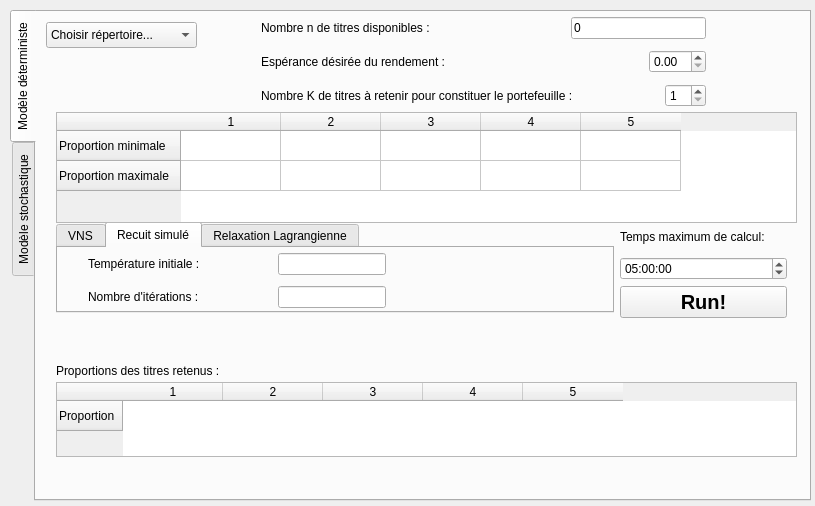
<ui version="4.0" >
 <class>Form</class>
 <widget class="QWidget" name="Form" >
  <property name="geometry" >
   <rect>
    <x>0</x>
    <y>0</y>
    <width>815</width>
    <height>506</height>
   </rect>
  </property>
  <property name="windowTitle" >
   <string>Form</string>
  </property>
  <widget class="QTabWidget" name="modelChoice" >
   <property name="geometry" >
    <rect>
     <x>10</x>
     <y>10</y>
     <width>801</width>
     <height>491</height>
    </rect>
   </property>
   <property name="tabPosition" >
    <enum>QTabWidget::West</enum>
   </property>
   <property name="currentIndex" >
    <number>0</number>
   </property>
   <widget class="QWidget" name="determinist" >
    <attribute name="title" >
     <string>Modèle déterministe</string>
    </attribute>
    <widget class="QComboBox" name="comboBox_filename" >
     <property name="geometry" >
      <rect>
       <x>10</x>
       <y>10</y>
       <width>151</width>
       <height>26</height>
      </rect>
     </property>
     <property name="editable" >
      <bool>false</bool>
     </property>
     <item>
      <property name="text" >
       <string>Choisir répertoire...</string>
      </property>
     </item>
    </widget>
    <widget class="QTabWidget" name="tabWidget_algo" >
     <property name="geometry" >
      <rect>
       <x>20</x>
       <y>210</y>
       <width>558</width>
       <height>91</height>
      </rect>
     </property>
     <property name="currentIndex" >
      <number>1</number>
     </property>
     <widget class="QWidget" name="tab" >
      <attribute name="title" >
       <string>VNS</string>
      </attribute>
      <widget class="QLineEdit" name="lineEdit_nbIterationsVNS" >
       <property name="geometry" >
        <rect>
         <x>180</x>
         <y>10</y>
         <width>110</width>
         <height>27</height>
        </rect>
       </property>
       <property name="inputMask" >
        <string>D999999999; </string>
       </property>
       <property name="text" >
        <string>3</string>
       </property>
      </widget>
      <widget class="QLabel" name="label_10" >
       <property name="geometry" >
        <rect>
         <x>10</x>
         <y>10</y>
         <width>132</width>
         <height>27</height>
        </rect>
       </property>
       <property name="text" >
        <string>Nombre d'itérations :</string>
       </property>
      </widget>
     </widget>
     <widget class="QWidget" name="tab_2" >
      <attribute name="title" >
       <string>Recuit simulé</string>
      </attribute>
      <widget class="QWidget" name="layoutWidget" >
       <property name="geometry" >
        <rect>
         <x>30</x>
         <y>0</y>
         <width>298</width>
         <height>66</height>
        </rect>
       </property>
       <layout class="QVBoxLayout" >
        <item>
         <layout class="QHBoxLayout" >
          <item>
           <widget class="QLabel" name="label_6" >
            <property name="text" >
             <string>Température initiale :</string>
            </property>
           </widget>
          </item>
          <item>
           <spacer>
            <property name="orientation" >
             <enum>Qt::Horizontal</enum>
            </property>
            <property name="sizeHint" >
             <size>
              <width>40</width>
              <height>20</height>
             </size>
            </property>
           </spacer>
          </item>
          <item>
           <widget class="QLineEdit" name="lineEdit_initialTemp" >
            <property name="inputMask" >
             <string>d999999999; </string>
            </property>
           </widget>
          </item>
         </layout>
        </item>
        <item>
         <layout class="QHBoxLayout" >
          <item>
           <widget class="QLabel" name="label_7" >
            <property name="text" >
             <string>Nombre d'itérations :</string>
            </property>
           </widget>
          </item>
          <item>
           <spacer>
            <property name="orientation" >
             <enum>Qt::Horizontal</enum>
            </property>
            <property name="sizeHint" >
             <size>
              <width>40</width>
              <height>20</height>
             </size>
            </property>
           </spacer>
          </item>
          <item>
           <widget class="QLineEdit" name="lineEdit_nbIterationsRecuit" >
            <property name="inputMask" >
             <string>d999999999; </string>
            </property>
           </widget>
          </item>
         </layout>
        </item>
       </layout>
      </widget>
     </widget>
     <widget class="QWidget" name="tab_3" >
      <attribute name="title" >
       <string>Relaxation Lagrangienne</string>
      </attribute>
      <widget class="QWidget" name="layoutWidget" >
       <property name="geometry" >
        <rect>
         <x>11</x>
         <y>10</y>
         <width>389</width>
         <height>29</height>
        </rect>
       </property>
       <layout class="QHBoxLayout" >
        <item>
         <widget class="QLabel" name="label_8" >
          <property name="text" >
           <string>Numéro de la (ou les) contrainte(s) à relacher:</string>
          </property>
         </widget>
        </item>
        <item>
         <spacer>
          <property name="orientation" >
           <enum>Qt::Horizontal</enum>
          </property>
          <property name="sizeHint" >
           <size>
            <width>40</width>
            <height>20</height>
           </size>
          </property>
         </spacer>
        </item>
        <item>
         <widget class="QLineEdit" name="lineEdit_constraintToRelax" />
        </item>
       </layout>
      </widget>
     </widget>
    </widget>
    <widget class="QWidget" name="layoutWidget" >
     <property name="geometry" >
      <rect>
       <x>225</x>
       <y>0</y>
       <width>445</width>
       <height>101</height>
      </rect>
     </property>
     <layout class="QVBoxLayout" >
      <item>
       <layout class="QHBoxLayout" >
        <item>
         <widget class="QLabel" name="label_4" >
          <property name="text" >
           <string>Nombre n de titres disponibles :</string>
          </property>
         </widget>
        </item>
        <item>
         <spacer>
          <property name="orientation" >
           <enum>Qt::Horizontal</enum>
          </property>
          <property name="sizeHint" >
           <size>
            <width>40</width>
            <height>20</height>
           </size>
          </property>
         </spacer>
        </item>
        <item>
         <widget class="QLineEdit" name="lineEdit_nbAvalableTitles" >
          <property name="text" >
           <string>0</string>
          </property>
          <property name="readOnly" >
           <bool>true</bool>
          </property>
         </widget>
        </item>
       </layout>
      </item>
      <item>
       <layout class="QHBoxLayout" >
        <item>
         <widget class="QLabel" name="label_2" >
          <property name="text" >
           <string>Espérance désirée du rendement :</string>
          </property>
         </widget>
        </item>
        <item>
         <spacer>
          <property name="orientation" >
           <enum>Qt::Horizontal</enum>
          </property>
          <property name="sizeHint" >
           <size>
            <width>40</width>
            <height>20</height>
           </size>
          </property>
         </spacer>
        </item>
        <item>
         <widget class="QDoubleSpinBox" name="doubleSpinBox_esperance" />
        </item>
       </layout>
      </item>
      <item>
       <layout class="QHBoxLayout" >
        <item>
         <widget class="QLabel" name="label_3" >
          <property name="text" >
           <string>Nombre K de titres à retenir pour constituer le portefeuille :</string>
          </property>
         </widget>
        </item>
        <item>
         <spacer>
          <property name="orientation" >
           <enum>Qt::Horizontal</enum>
          </property>
          <property name="sizeHint" >
           <size>
            <width>40</width>
            <height>20</height>
           </size>
          </property>
         </spacer>
        </item>
        <item>
         <widget class="QSpinBox" name="spinBox_K" >
          <property name="minimum" >
           <number>1</number>
          </property>
         </widget>
        </item>
       </layout>
      </item>
     </layout>
    </widget>
    <widget class="QLabel" name="label_9" >
     <property name="geometry" >
      <rect>
       <x>20</x>
       <y>350</y>
       <width>198</width>
       <height>18</height>
      </rect>
     </property>
     <property name="text" >
      <string>Proportions des titres retenus :</string>
     </property>
    </widget>
    <widget class="QTableWidget" name="tableWidget_proportionsMinMax" >
     <property name="geometry" >
      <rect>
       <x>20</x>
       <y>100</y>
       <width>741</width>
       <height>111</height>
      </rect>
     </property>
     <property name="autoFillBackground" >
      <bool>true</bool>
     </property>
     <property name="alternatingRowColors" >
      <bool>false</bool>
     </property>
     <row>
      <property name="text" >
       <string>Proportion minimale</string>
      </property>
     </row>
     <row>
      <property name="text" >
       <string>Proportion maximale</string>
      </property>
     </row>
     <column/>
     <column/>
     <column/>
     <column/>
     <column/>
    </widget>
    <widget class="QTableWidget" name="tableWidget_resultProportions" >
     <property name="geometry" >
      <rect>
       <x>20</x>
       <y>370</y>
       <width>741</width>
       <height>75</height>
      </rect>
     </property>
     <property name="showGrid" >
      <bool>false</bool>
     </property>
     <property name="gridStyle" >
      <enum>Qt::NoPen</enum>
     </property>
     <property name="wordWrap" >
      <bool>true</bool>
     </property>
     <property name="cornerButtonEnabled" >
      <bool>false</bool>
     </property>
     <row>
      <property name="text" >
       <string>Proportion</string>
      </property>
     </row>
     <column/>
     <column/>
     <column/>
     <column/>
     <column/>
    </widget>
    <widget class="QLabel" name="label_resultat" >
     <property name="geometry" >
      <rect>
       <x>164</x>
       <y>310</y>
       <width>431</width>
       <height>31</height>
      </rect>
     </property>
     <property name="palette" >
      <palette>
       <active>
        <colorrole role="Text" >
         <brush brushstyle="SolidPattern" >
          <color alpha="255" >
           <red>255</red>
           <green>0</green>
           <blue>0</blue>
          </color>
         </brush>
        </colorrole>
       </active>
       <inactive>
        <colorrole role="Text" >
         <brush brushstyle="SolidPattern" >
          <color alpha="255" >
           <red>255</red>
           <green>0</green>
           <blue>0</blue>
          </color>
         </brush>
        </colorrole>
       </inactive>
       <disabled>
        <colorrole role="Text" >
         <brush brushstyle="SolidPattern" >
          <color alpha="255" >
           <red>127</red>
           <green>125</green>
           <blue>123</blue>
          </color>
         </brush>
        </colorrole>
       </disabled>
      </palette>
     </property>
     <property name="font" >
      <font>
       <pointsize>15</pointsize>
       <weight>75</weight>
       <bold>true</bold>
      </font>
     </property>
     <property name="text" >
      <string> </string>
     </property>
    </widget>
    <widget class="QWidget" name="layoutWidget" >
     <property name="geometry" >
      <rect>
       <x>584</x>
       <y>210</y>
       <width>167</width>
       <height>96</height>
      </rect>
     </property>
     <layout class="QVBoxLayout" >
      <item>
       <widget class="QLabel" name="label" >
        <property name="text" >
         <string>Temps maximum de calcul:</string>
        </property>
       </widget>
      </item>
      <item>
       <widget class="QTimeEdit" name="timeEdit_maxComputation" >
        <property name="time" >
         <time>
          <hour>5</hour>
          <minute>0</minute>
          <second>0</second>
         </time>
        </property>
       </widget>
      </item>
      <item>
       <widget class="QPushButton" name="pushButton_run" >
        <property name="font" >
         <font>
          <pointsize>15</pointsize>
          <weight>75</weight>
          <bold>true</bold>
         </font>
        </property>
        <property name="text" >
         <string>Run!</string>
        </property>
       </widget>
      </item>
     </layout>
    </widget>
   </widget>
   <widget class="QWidget" name="stochastic" >
    <attribute name="title" >
     <string>Modèle stochastique</string>
    </attribute>
    <widget class="QTabWidget" name="tabWidget_2" >
     <property name="geometry" >
      <rect>
       <x>26</x>
       <y>220</y>
       <width>558</width>
       <height>91</height>
      </rect>
     </property>
     <property name="currentIndex" >
      <number>2</number>
     </property>
     <widget class="QWidget" name="tab_4" >
      <attribute name="title" >
       <string>VNS</string>
      </attribute>
      <widget class="QWidget" name="layoutWidget_2" >
       <property name="geometry" >
        <rect>
         <x>21</x>
         <y>10</y>
         <width>294</width>
         <height>25</height>
        </rect>
       </property>
       <layout class="QHBoxLayout" >
        <item>
         <widget class="QLabel" name="label_11" >
          <property name="text" >
           <string>Nombre d'itérations :</string>
          </property>
         </widget>
        </item>
        <item>
         <widget class="QSlider" name="horizontalSlider_2" >
          <property name="value" >
           <number>50</number>
          </property>
          <property name="orientation" >
           <enum>Qt::Horizontal</enum>
          </property>
         </widget>
        </item>
        <item>
         <widget class="QLCDNumber" name="lcdNumber_2" >
          <property name="value" stdset="0" >
           <double>50.000000000000000</double>
          </property>
         </widget>
        </item>
       </layout>
      </widget>
     </widget>
     <widget class="QWidget" name="tab_5" >
      <attribute name="title" >
       <string>Recuit simulé</string>
      </attribute>
      <widget class="QWidget" name="layoutWidget_3" >
       <property name="geometry" >
        <rect>
         <x>30</x>
         <y>0</y>
         <width>298</width>
         <height>66</height>
        </rect>
       </property>
       <layout class="QVBoxLayout" >
        <item>
         <layout class="QHBoxLayout" >
          <item>
           <widget class="QLabel" name="label_12" >
            <property name="text" >
             <string>Température initiale :</string>
            </property>
           </widget>
          </item>
          <item>
           <spacer>
            <property name="orientation" >
             <enum>Qt::Horizontal</enum>
            </property>
            <property name="sizeHint" >
             <size>
              <width>40</width>
              <height>20</height>
             </size>
            </property>
           </spacer>
          </item>
          <item>
           <widget class="QLineEdit" name="lineEdit_5" />
          </item>
         </layout>
        </item>
        <item>
         <layout class="QHBoxLayout" >
          <item>
           <widget class="QLabel" name="label_13" >
            <property name="text" >
             <string>Nombre d'itérations :</string>
            </property>
           </widget>
          </item>
          <item>
           <spacer>
            <property name="orientation" >
             <enum>Qt::Horizontal</enum>
            </property>
            <property name="sizeHint" >
             <size>
              <width>40</width>
              <height>20</height>
             </size>
            </property>
           </spacer>
          </item>
          <item>
           <widget class="QLineEdit" name="lineEdit_6" />
          </item>
         </layout>
        </item>
       </layout>
      </widget>
     </widget>
     <widget class="QWidget" name="tab_6" >
      <attribute name="title" >
       <string>Relaxation Lagrangienne</string>
      </attribute>
      <widget class="QWidget" name="layoutWidget_4" >
       <property name="geometry" >
        <rect>
         <x>11</x>
         <y>10</y>
         <width>389</width>
         <height>29</height>
        </rect>
       </property>
       <layout class="QHBoxLayout" >
        <item>
         <widget class="QLabel" name="label_14" >
          <property name="text" >
           <string>Numéro de la (ou les) contrainte(s) à relacher:</string>
          </property>
         </widget>
        </item>
        <item>
         <spacer>
          <property name="orientation" >
           <enum>Qt::Horizontal</enum>
          </property>
          <property name="sizeHint" >
           <size>
            <width>40</width>
            <height>20</height>
           </size>
          </property>
         </spacer>
        </item>
        <item>
         <widget class="QLineEdit" name="lineEdit_7" />
        </item>
       </layout>
      </widget>
     </widget>
    </widget>
    <widget class="QWidget" name="layoutWidget_5" >
     <property name="geometry" >
      <rect>
       <x>590</x>
       <y>220</y>
       <width>167</width>
       <height>96</height>
      </rect>
     </property>
     <layout class="QVBoxLayout" >
      <item>
       <widget class="QLabel" name="label_15" >
        <property name="text" >
         <string>Temps maximum de calcul:</string>
        </property>
       </widget>
      </item>
      <item>
       <widget class="QTimeEdit" name="timeEdit_2" />
      </item>
      <item>
       <widget class="QPushButton" name="pushButton_2" >
        <property name="font" >
         <font>
          <pointsize>15</pointsize>
          <weight>75</weight>
          <bold>true</bold>
         </font>
        </property>
        <property name="text" >
         <string>Run!</string>
        </property>
       </widget>
      </item>
     </layout>
    </widget>
   </widget>
  </widget>
 </widget>
 <resources/>
 <connections/>
</ui>
